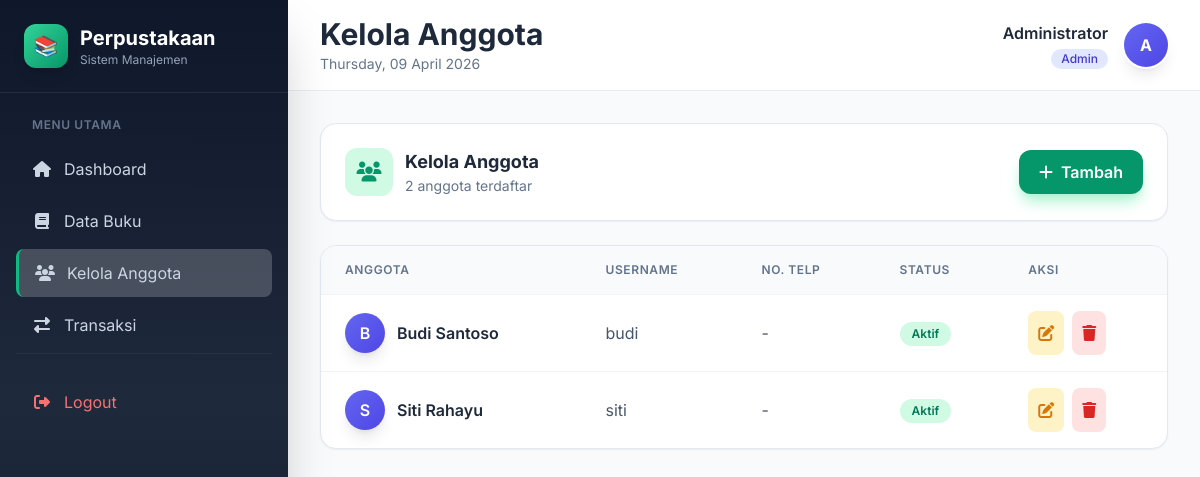
Page /admin/anggota (signed in) on the committed database.
### tables this page shows
CREATE TABLE tb_user (
    id_user INT AUTO_INCREMENT PRIMARY KEY,
    nama_lengkap VARCHAR(100) NOT NULL,
    username VARCHAR(50) NOT NULL UNIQUE,
    password VARCHAR(255) NOT NULL,
    role ENUM('admin', 'user') DEFAULT 'user',
    alamat TEXT,
    no_telp VARCHAR(20),
    status_aktif ENUM('aktif', 'nonaktif') DEFAULT 'aktif',
    created_at TIMESTAMP DEFAULT CURRENT_TIMESTAMP
);

### controllers/AnggotaController.php (called while the page is built, shortened)
<?php
require_once __DIR__ . '/../models/User.php';
class AnggotaController extends Controller {
    private $userModel;
    public function __construct() {
        $this->userModel = new User();
    }
    public function index() {
        $anggota = $this->userModel->getAllAnggota();
        $this->view('admin/anggota/index', [
            'user' => $this->getCurrentUser(),
            'anggota' => $anggota,
            'flash' => $this->getFlash()
        ]);
    }
}

### index.php (called while the page is built, shortened)
<?php
require_once __DIR__ . '/core/Database.php';
require_once __DIR__ . '/core/Model.php';
require_once __DIR__ . '/core/Router.php';
require_once __DIR__ . '/controllers/DashboardController.php';
require_once __DIR__ . '/controllers/AnggotaController.php';
$router = new Router();
$router->get('/', [AuthController::class, 'loginForm']);
$router->get('/login', [AuthController::class, 'loginForm']);
$router->post('/login', [AuthController::class, 'login']);
$router->get('/register', [AuthController::class, 'registerForm']);
$router->post('/register', [AuthController::class, 'register']);
$router->get('/logout', [AuthController::class, 'logout']);
$router->get('/dashboard', [DashboardController::class, 'index']);
$router->get('/admin/buku', [BukuController::class, 'index']);
$router->get('/admin/buku/create', [BukuController::class, 'create']);
$router->post('/admin/buku/store', [BukuController::class, 'store']);
$router->get('/admin/buku/edit/{id}', [BukuController::class, 'edit']);
$router->post('/admin/buku/update/{id}', [BukuController::class, 'update']);
$router->get('/admin/buku/delete/{id}', [BukuController::class, 'delete']);
$router->get('/admin/buku/search', [BukuController::class, 'search']);
$router->get('/admin/anggota', [AnggotaController::class, 'index']);
$router->get('/admin/anggota/create', [AnggotaController::class, 'create']);
$router->post('/admin/anggota/store', [AnggotaController::class, 'store']);
$router->get('/admin/anggota/edit/{id}', [AnggotaController::class, 'edit']);
$router->post('/admin/anggota/update/{id}', [AnggotaController::class, 'update']);
$router->get('/admin/anggota/delete/{id}', [AnggotaController::class, 'delete']);
$router->get('/admin/transaksi', [TransaksiController::class, 'index']);
$router->get('/admin/transaksi/create', [TransaksiController::class, 'create']);
$router->post('/admin/transaksi/store', [TransaksiController::class, 'store']);
$router->get('/admin/transaksi/kembalikan/{id}', [TransaksiController::class, 'kembalikan']);
$router->get('/admin/transaksi/delete/{id}', [TransaksiController::class, 'delete']);
$router->get('/user/peminjaman', [PeminjamanController::class, 'index']);
$router->get('/user/peminjaman/pinjam', [PeminjamanController::class, 'pinjam']);
$router->post('/user/peminjaman/pinjam', [PeminjamanController::class, 'storePinjam']);
$router->get('/user/peminjaman/kembalikan/{id}', [PeminjamanController::class, 'kembalikan']);
$router->get('/user/buku', [PeminjamanController::class, 'cariBuku']);
$router->run();

### core/Database.php (called while the page is built, shortened)
<?php
class Database {
    private static $instance = null;
    private $pdo;
    private function __construct() {
        $dsn = "mysql:host=" . DB_HOST . ";dbname=" . DB_NAME . ";charset=" . DB_CHARSET;
        $options = [
            PDO::ATTR_ERRMODE => PDO::ERRMODE_EXCEPTION,
            PDO::ATTR_DEFAULT_FETCH_MODE => PDO::FETCH_ASSOC,
            PDO::ATTR_EMULATE_PREPARES => false
        ];
        try {
            $this->pdo = new PDO($dsn, DB_USER, DB_PASS, $options);
        } catch (PDOException $e) {
            die("Koneksi database gagal: " . $e->getMessage());
        }
    }
    public static function getInstance() {
        if (self::$instance === null) {
            self::$instance = new self();
        }
        return self::$instance;
    }
    public function query($sql, $params = []) {
        $stmt = $this->pdo->prepare($sql);
        $stmt->execute($params);
        return $stmt;
    }
    public function fetchAll($sql, $params = []) {
        return $this->query($sql, $params)->fetchAll();
    }
}

### core/Model.php (called while the page is built, shortened)
<?php
class Model {
    public function __construct() {
        $this->db = Database::getInstance();
    }
}

### models/User.php (called while the page is built, shortened)
<?php
require_once __DIR__ . '/../core/Database.php';
require_once __DIR__ . '/../core/Model.php';
class User extends Model {
    protected $table = 'tb_user';
    public function getAllAnggota() {
        return $this->db->fetchAll("
            SELECT * FROM {$this->table}
            WHERE role = 'user'
            ORDER BY created_at DESC
        ");
    }
}

### views/admin/anggota/index.php (the view, shortened to what this page needs)
<?php
require_once __DIR__ . '/../../layouts/header.php';
?>
<div class="bg-white rounded-2xl shadow-sm border border-slate-200 p-6 mb-6 animate-slide">
    <div class="flex flex-col sm:flex-row justify-between items-start sm:items-center gap-4">
        <div class="flex items-center gap-3">
            <div class="w-12 h-12 bg-emerald-100 rounded-xl flex items-center justify-center">
                <i class="fas fa-users text-xl text-emerald-600"></i>
            </div>
            <div>
                <h3 class="text-lg font-bold text-slate-800">Kelola Anggota</h3>
                <p class="text-sm text-slate-500">
                    <?= count($anggota ?? []) ?> anggota terdaftar
                </p>
            </div>
        </div>
        <a href="<?= BASE_URL ?>/admin/anggota/create"
        class="btn px-5 py-2.5 bg-emerald-600 hover:bg-emerald-700 text-white rounded-xl font-semibold shadow-lg shadow-emerald-200 flex items-center gap-2">
            <i class="fas fa-plus"></i> Tambah
        </a>
    </div>
</div>
<div class="bg-white rounded-2xl shadow-sm border border-slate-200 overflow-hidden animate-slide" style="animation-delay: 0.1s;">
    <div class="overflow-x-auto">
        <table class="w-full">
            <thead class="bg-slate-50 border-b border-slate-100">
                <tr>
                    <th class="px-6 py-4 text-left text-xs font-semibold text-slate-500 uppercase tracking-wider">Anggota</th>
                    <th class="px-6 py-4 text-left text-xs font-semibold text-slate-500 uppercase tracking-wider hidden md:table-cell">Username</th>
                    <th class="px-6 py-4 text-left text-xs font-semibold text-slate-500 uppercase tracking-wider hidden lg:table-cell">No. Telp</th>
                    <th class="px-6 py-4 text-left text-xs font-semibold text-slate-500 uppercase tracking-wider">Status</th>
                    <th class="px-6 py-4 text-left text-xs font-semibold text-slate-500 uppercase tracking-wider">Aksi</th>
                </tr>
            </thead>
            <tbody class="divide-y divide-slate-100">
                <?php if (!empty($anggota)): ?>
                    <?php foreach ($anggota as $a): ?>
                        <tr class="table-row transition-colors">
                            <td class="px-6 py-4">
                                <div class="flex items-center gap-3">
                                    <div class="w-10 h-10 bg-gradient-to-br from-indigo-500 to-indigo-600 rounded-full flex items-center justify-center text-white font-semibold shadow-lg">
                                        <?= strtoupper(substr($a['nama_lengkap'], 0, 1)) ?>
                                    </div>
                                    <div>
                                        <p class="font-semibold text-slate-800">
                                            <?= htmlspecialchars($a['nama_lengkap']) ?>
                                        </p>
                                    </div>
                                </div>
                            </td>
                            <td class="px-6 py-4 text-slate-600 hidden md:table-cell">
                                <?= htmlspecialchars($a['username']) ?>
                            </td>
                            <td class="px-6 py-4 text-slate-600 hidden lg:table-cell">
                                <?= htmlspecialchars($a['no_telp'] ?? '-') ?>
                            </td>
                            <td class="px-6 py-4">
                                <span class="inline-flex px-3 py-1 rounded-full text-xs font-semibold
                                    <?= $a['status_aktif'] === 'aktif'
                                        ? 'bg-emerald-100 text-emerald-700'
                                        : 'bg-red-100 text-red-700' ?>">
                                    <?= ucfirst($a['status_aktif']) ?>
                                </span>
                            </td>
                            <td class="px-6 py-4">
                                <div class="flex gap-2">
                                    <a href="<?= BASE_URL ?>/admin/anggota/edit/<?= $a['id_user'] ?>"
                                    class="btn p-2.5 bg-amber-100 hover:bg-amber-200 text-amber-600 rounded-lg">
                                        <i class="fas fa-edit"></i>
                                    </a>
                                    <a href="<?= BASE_URL ?>/admin/anggota/delete/<?= $a['id_user'] ?>"
                                    onclick="return confirm('Hapus anggota ini?')"
                                    class="btn p-2.5 bg-red-100 hover:bg-red-200 text-red-600 rounded-lg">
                                        <i class="fas fa-trash"></i>
                                    </a>
                                </div>
                            </td>
                        </tr>
                    <?php endforeach; ?>
                <?php endif; ?>
            </tbody>
        </table>
    </div>
</div>
<?php
require_once __DIR__ . '/../../layouts/footer.php';
?>

### core/Router.php (shortened to what this page needs)
<?php
class Router {
    private $routes = [];
    public function get($path, $callback) {
        $this->routes['GET'][$path] = $callback;
    }
    public function post($path, $callback) {
        $this->routes['POST'][$path] = $callback;
    }
    public function run() {
        $method = $_SERVER['REQUEST_METHOD'];
        $uri = parse_url($_SERVER['REQUEST_URI'], PHP_URL_PATH);
        $basePath = str_replace('/index.php', '', $_SERVER['SCRIPT_NAME']);
        $uri = str_replace($basePath, '', $uri);
        $uri = '/' . trim($uri, '/');
        if (isset($this->routes[$method])) {
            foreach ($this->routes[$method] as $route => $callback) {
                $pattern = preg_replace('/\{([a-zA-Z]+)\}/', '([a-zA-Z0-9_-]+)', $route);
                $pattern = '#^' . $pattern . '$#';
                if (preg_match($pattern, $uri, $matches)) {
                    array_shift($matches);
                    if (is_array($callback)) {
                        $controller = new $callback[0]();
                        return call_user_func_array([$controller, $callback[1]], $matches);
                    }
                    return call_user_func_array($callback, $matches);
                }
            }
        }
    }
}

### views/layouts/header.php (style rules this page uses)
body { font-family: 'Inter', sans-serif; }
.btn { transition: all 0.2s ease; }
.animate-slide { animation: slideUp 0.4s ease-out; }

### rows in the picture
tb_user: nama_lengkap "B", nama_lengkap "Budi Santoso", username "budi", no_telp "-", status_aktif "Aktif"
tb_user: nama_lengkap "S", nama_lengkap "Siti Rahayu", username "siti", no_telp "-", status_aktif "Aktif"

### other values in the picture
count($anggota ?? []) "2"
